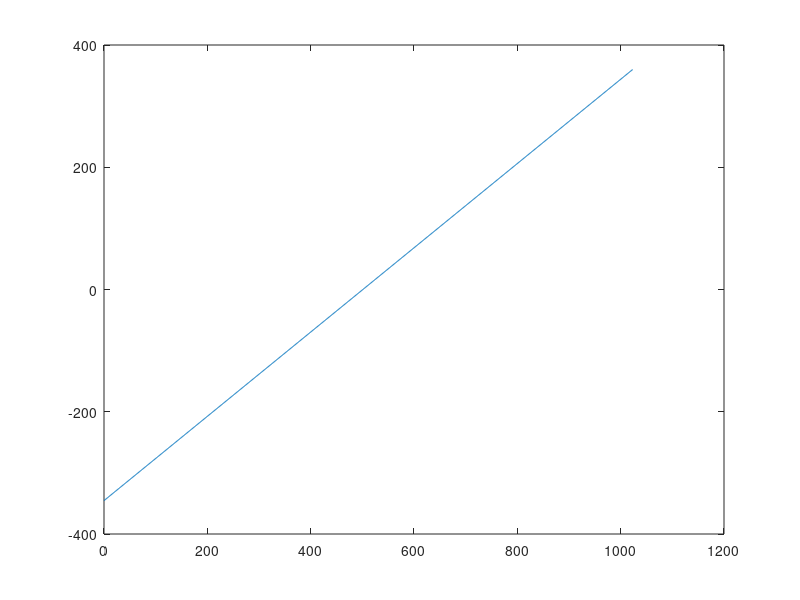

Reproduce this figure in MATLAB.
x = 0:1:1023;

% y2 = 287;
% x2 = 648;
% y1 = -289;
% x1 = 290;

% y2 = 289;   %2.66v
% x2 = 830;
% y1 = -290;  %0.56v
% x1 = 150;

y2 = 275;   %2.95v
x2 = 900;
y1 = -273;  %0.33v
x1 = 105;

m = (y2 - y1) / (x2 - x1);

y = m*(x-x1) + y1;


plot(x,y);
